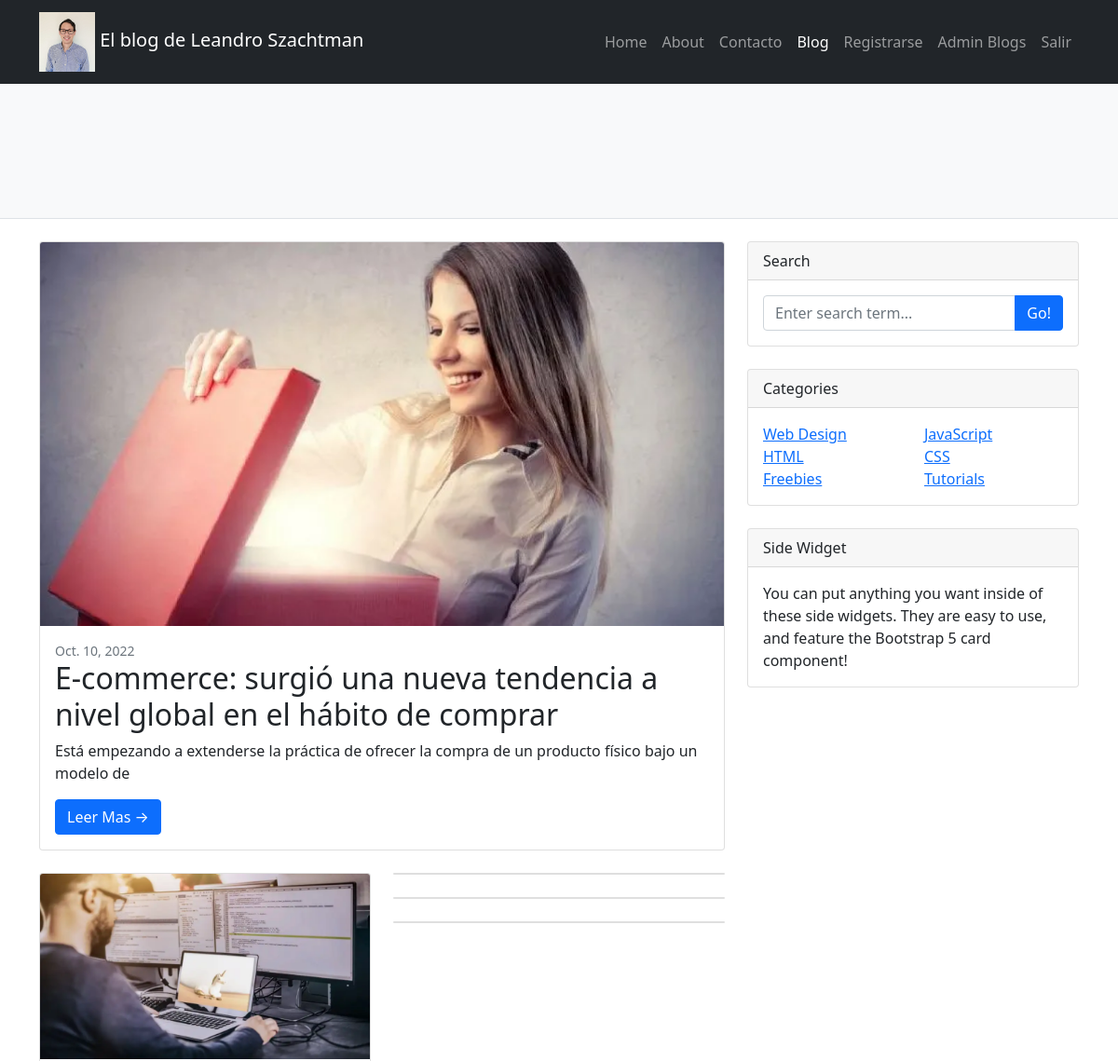
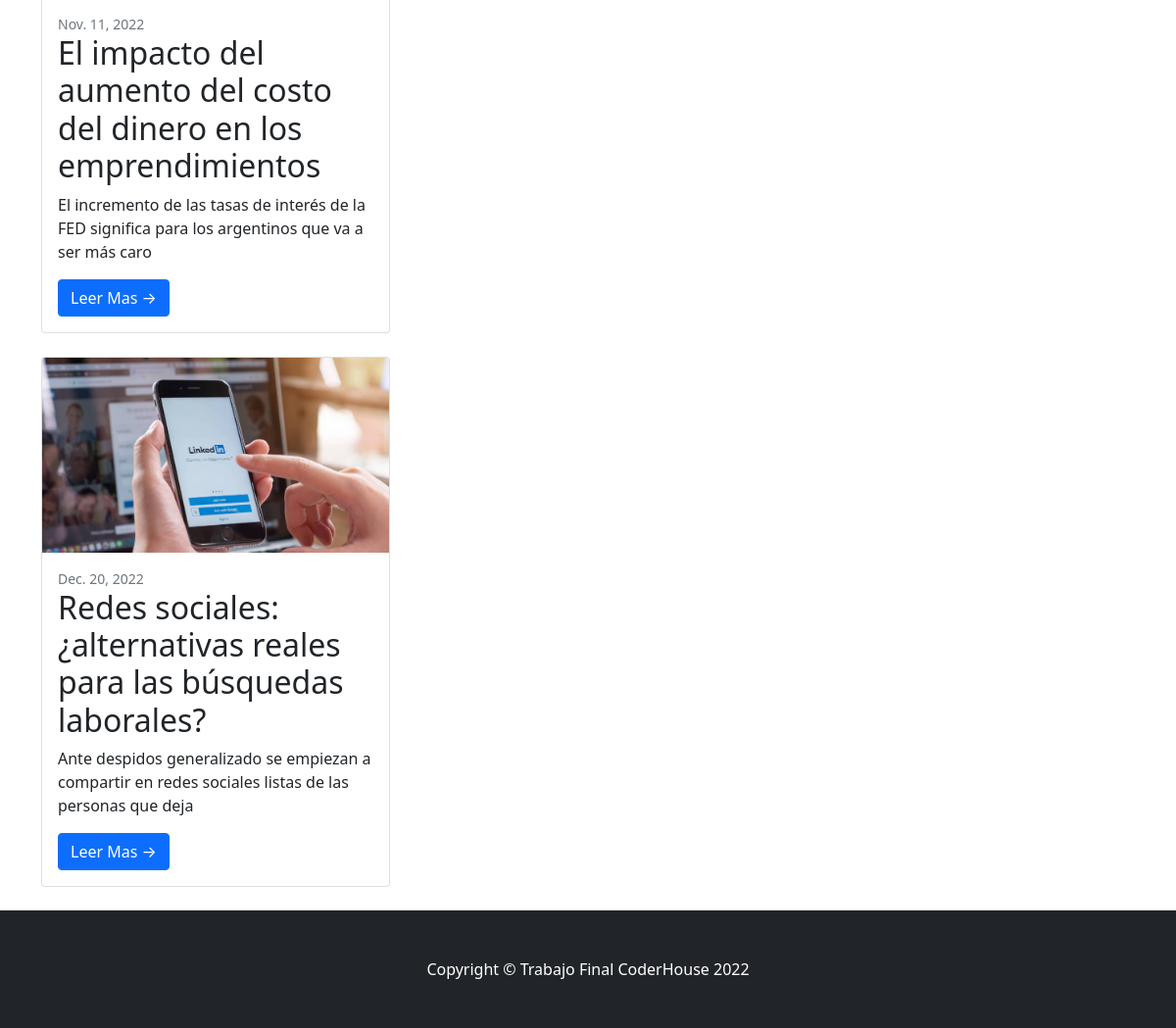
The app's page / (signed in) with its own data (2 pictures, top to bottom).
### MiApp/models.py (models this page shows)
class Avatar(models.Model):
    user = models.OneToOneField(to=User, on_delete=models.CASCADE, related_name='avatar')
    imagen = models.ImageField(upload_to='avatares', null=True, blank=True)

class Post(models.Model):
    titulo = models.CharField(max_length=100)
    sub_titulo = models.CharField(max_length=100)
    texto = models.TextField(max_length=3000)
    publicado_el = models.DateField()
    imagen = models.ImageField(upload_to="posts", null=True, blank=True)

### MiApp/views.py (the view)
# urls.py: path('', index, name="index"),
def index(request):
    posts = Post.objects.order_by("-id").all()
    return render(request, "index.html", {"posts": posts})

### MiApp/context_processors.py (called while the page is built)
def add_variable_to_context(request):
    web_site_setup = WebSiteSetup.objects.first()
    context = {}
    if web_site_setup:
        context = {
            "titulo_site": web_site_setup.titulo,
            "sub_titulo_site": web_site_setup.sub_titulo,
        }
    return context

### MiApp/templates/index.html (shortened to what this page needs)
{% extends 'base.html' %}
{% block contenido %}
<div class="container">
    <div class="row">
        <div class="col-lg-8">
        {% if posts %}
            <div class="card mb-4">
                {% if posts.0 %}
                <a href="#!"><img class="card-img-top" src="{{posts.0.imagen.url}}" alt="..." /></a>
                <div class="card-body">
                    <div class="small text-muted">{{posts.0.publicado_el}}</div>
                    <h2 class="card-title">{{posts.0.titulo}}</h2>
                    <p class="card-text">{{posts.0.sub_titulo}}</p>
                    <a class="btn btn-primary" href="{% url 'detalle' posts.0.id %}">Leer Mas →</a>
                </div>
                {% endif %}
            </div>
            <div class="row">
                <div class="col-lg-6">
                    <div class="card mb-4">
                        {% if posts.1 %}
                        <a href="#!"><img class="card-img-top" src="{{posts.1.imagen.url}}" alt="..." /></a>
                        <div class="card-body">
                            <div class="small text-muted">{{posts.1.publicado_el}}</div>
                            <h2 class="card-title">{{posts.1.titulo}}</h2>
                            <p class="card-text">{{posts.1.sub_titulo}}</p>
                            <a class="btn btn-primary" href="{% url 'detalle' posts.1.id %}">Leer Mas →</a>
                        </div>
                        {% endif %}
                    </div>
                    <div class="card mb-4">
                        {% if posts.2 %}
                        <a href="#!"><img class="card-img-top" src="{{posts.2.imagen.url}}" alt="..." /></a>
                        <div class="card-body">
                            <div class="small text-muted">{{posts.2.publicado_el}}</div>
                            <h2 class="card-title">{{posts.2.titulo}}</h2>
                            <p class="card-text">{{posts.2.sub_titulo}}</p>
                            <a class="btn btn-primary" href="{% url 'detalle' posts.2.id %}">Leer Mas →</a>
                        </div>
                        {% endif %}
                    </div>
                </div>
                <div class="col-lg-6">
                    <div class="card mb-4">
                    </div>
                    <div class="card mb-4">
                    </div>
                    <div class="card mb-4">
                    </div>
                </div>
            </div>
        {% else %}
            <h1>No hay posts</h1>
        {% endif %}
        </div>
        <div class="col-lg-4">
            <div class="card mb-4">
                <div class="card-header">Search</div>
                <div class="card-body">
                    <div class="input-group">
                        <input class="form-control" type="text" placeholder="Enter search term..." aria-label="Enter search term..." aria-describedby="button-search" />
                        <button class="btn btn-primary" id="button-search" type="button">Go!</button>
                    </div>
                </div>
            </div>
            <div class="card mb-4">
                <div class="card-header">Categories</div>
                <div class="card-body">
                    <div class="row">
                        <div class="col-sm-6">
                            <ul class="list-unstyled mb-0">
                                <li><a href="#!">Web Design</a></li>
                                <li><a href="#!">HTML</a></li>
                                <li><a href="#!">Freebies</a></li>
                            </ul>
                        </div>
                        <div class="col-sm-6">
                            <ul class="list-unstyled mb-0">
                                <li><a href="#!">JavaScript</a></li>
                                <li><a href="#!">CSS</a></li>
                                <li><a href="#!">Tutorials</a></li>
                            </ul>
                        </div>
                    </div>
                </div>
            </div>
            <div class="card mb-4">
                <div class="card-header">Side Widget</div>
                <div class="card-body">You can put anything you want inside of these side widgets. They are easy to use, and feature the Bootstrap 5 card component!</div>
            </div>
        </div>
    </div>
</div>
{% endblock %}

### MiApp/templates/base.html (shortened to what this page needs)
<!DOCTYPE html>
<html lang="en">
    <head>
        {% load static %}
        <link href="{% static 'css/styles.css' %}" rel="stylesheet" />
    </head>
    <body>
        <nav class="navbar navbar-expand-lg navbar-dark bg-dark">
            <div class="container">
                <a class="navbar-brand" href="{% url 'index' %}">
                    <img height="64" src="{{user.avatar.imagen.url}}">
                    El blog de Leandro Szachtman
                </a>
                <div class="collapse navbar-collapse" id="navbarSupportedContent">
                    <ul class="navbar-nav ms-auto mb-2 mb-lg-0">
                        <li class="nav-item"><a class="nav-link" href="/">Home</a></li>
                        <li class="nav-item"><a class="nav-link" href="{% url 'about' %}">About</a></li>
                        <li class="nav-item"><a class="nav-link" href="{% url 'mensajes-crear' %}">Contacto</a></li>
                        <li class="nav-item"><a class="nav-link active" aria-current="page" href="#">Blog</a></li>
                        <li class="nav-item"><a class="nav-link" href="{% url 'signup' %}">Registrarse</a></li>
                        {% if user.is_authenticated %}
                            <li class="nav-item"><a class="nav-link" href="{% url 'listar' %}">Admin Blogs</a></li>
                            <li class="nav-item"><a class="nav-link" href="{% url 'logout' %}">Salir</a></li>
                        {% else %}
                            <li class="nav-item"><a class="nav-link" href="{% url 'login' %}">Ingresar</a></li>
                        {% endif %}
                    </ul>
                </div>
            </div>
        </nav>
        <header class="py-5 bg-light border-bottom mb-4">
        </header>
        {% block contenido %} {% endblock %}
        <footer class="py-5 bg-dark">
            <div class="container"><p class="m-0 text-center text-white">Copyright &copy; Trabajo Final CoderHouse 2022</p></div>
        </footer>
    </body>
</html>

### records on screen
Post: imagen (picture), publicado_el "Oct. 10, 2022", titulo "E-commerce: surgió una nueva tendencia a nivel global en el hábito de comprar", sub_titulo "Está empezando a extenderse la práctica de ofrecer la compra de un producto físico bajo un modelo de"
Post: imagen (picture), publicado_el "Nov. 11, 2022", titulo "El impacto del aumento del costo del dinero en los emprendimientos", sub_titulo "El incremento de las tasas de interés de la FED significa para los argentinos que va a ser más caro"
Post: imagen (picture), publicado_el "Dec. 20, 2022", titulo "Redes sociales: ¿alternativas reales para las búsquedas laborales?", sub_titulo "Ante despidos generalizado se empiezan a compartir en redes sociales listas de las personas que deja"
